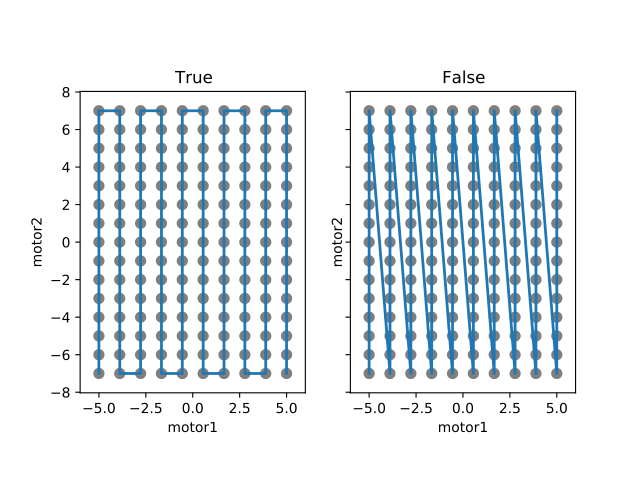

Source code (Python):
from bluesky.simulators import plot_raster_path
from ophyd.sim import motor1, motor2, det
from bluesky.plans import grid_scan
import matplotlib.pyplot as plt

snaked = grid_scan([det], motor1, -5, 5, 10, motor2, -7, 7, 15, snake_axes=True)
not_snaked = grid_scan([det], motor1, -5, 5, 10, motor2, -7, 7, 15)

fig, (ax1, ax2) = plt.subplots(1, 2, sharey=True)
plot_raster_path(snaked, 'motor1', 'motor2', probe_size=.3, ax=ax1)
plot_raster_path(not_snaked, 'motor1', 'motor2', probe_size=.3, ax=ax2)
ax1.set_title('True')
ax2.set_title('False')
ax1.set_xlim(-6, 6)
ax2.set_xlim(-6, 6)
